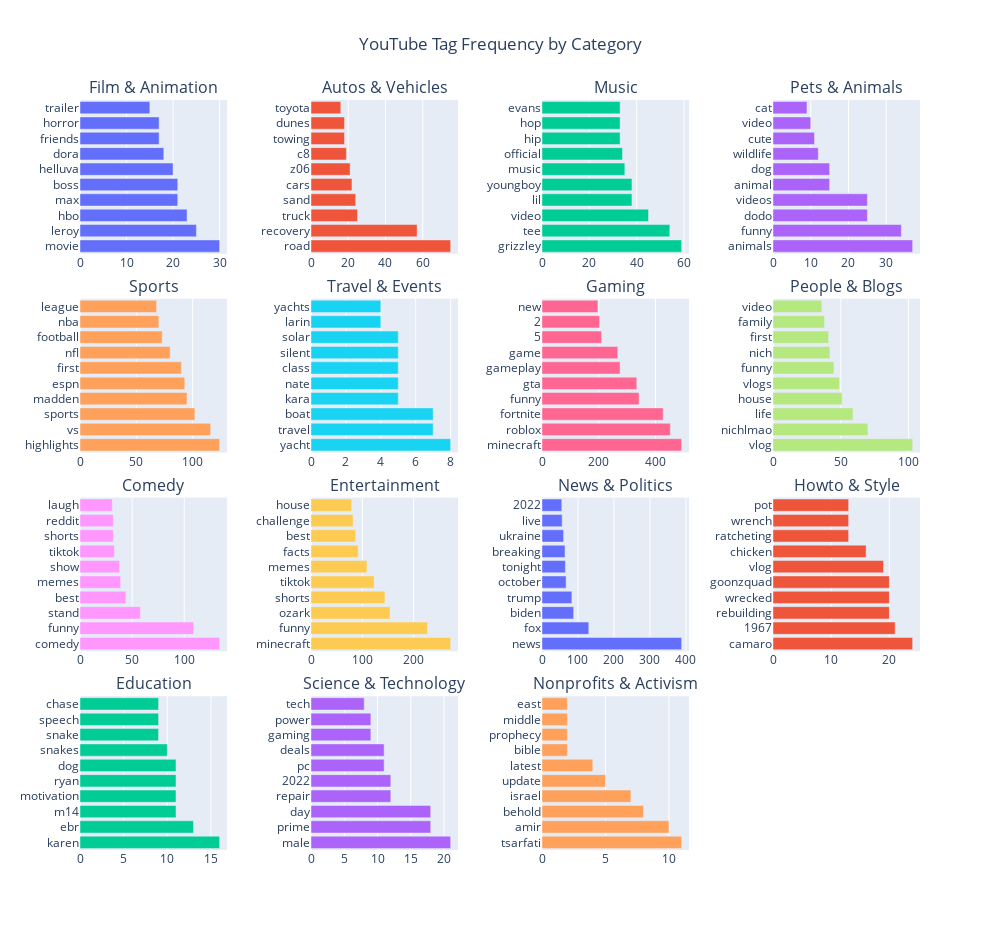

Notebook code for this chart:
### Markdown cell above
##### Visualize top counts

### Code cell
cat_count = cat_tags.shape[0]
rows, cols = math.ceil(cat_count / 4), 4

# Create subplots
fig = make_subplots(
    rows=rows, cols=cols,
    vertical_spacing=0.06, horizontal_spacing=0.1,
    subplot_titles=cat_tags.category
)

# Plot
cat_idx = 0
for i in range(rows):
    for j in range(cols):
        data = cat_tags[cat_tags.category == cat_tags.category[cat_idx]].top_counts.iloc[0]

        fig.append_trace(
            go.Bar(
                x=list(data.values()), y=list(data.keys()), orientation="h",
            ),
            row=i + 1, col=j + 1,
        )
        
        # Quit if all categories done
        cat_idx = cat_idx + 1
        if cat_idx >= cat_count:
            break
    
# Layout
fig.update_layout(
    title_text="YouTube Tag Frequency by Category",
    title_x=0.5,
    showlegend=False,
    autosize=False,
    width=1000,
    height=930,
)

fig.show()

### Figure 1 — Plotly figure (JSON) as saved in the notebook; plotly's stock layout.template omitted (floating-point values rounded to 4 significant figures)
{"data": [{"orientation": "h", "type": "bar", "x": [30, 25, 23, 21, 21, 20, 18, 17, 17, 15], "xaxis": "x", "y": ["movie", "leroy", "hbo", "max", "boss", "helluva", "dora", "friends", "horror", "trailer"], "yaxis": "y"}, {"orientation": "h", "type": "bar", "x": [75, 57, 25, 24, 22, 21, 19, 18, 18, 16], "xaxis": "x2", "y": ["road", "recovery", "truck", "sand", "cars", "z06", "c8", "towing", "dunes", "toyota"], "yaxis": "y2"}, {"orientation": "h", "type": "bar", "x": [59, 54, 45, 38, 38, 35, 34, 33, 33, 33], "xaxis": "x3", "y": ["grizzley", "tee", "video", "lil", "youngboy", "music", "official", "hip", "hop", "evans"], "yaxis": "y3"}, {"orientation": "h", "type": "bar", "x": [37, 34, 25, 25, 15, 15, 12, 11, 10, 9], "xaxis": "x4", "y": ["animals", "funny", "dodo", "videos", "animal", "dog", "wildlife", "cute", "video", "cat"], "yaxis": "y4"}, {"orientation": "h", "type": "bar", "x": [124, 116, 102, 95, 93, 90, 80, 73, 70, 68], "xaxis": "x5", "y": ["highlights", "vs", "sports", "madden", "espn", "first", "nfl", "football", "nba", "league"], "yaxis": "y5"}, {"orientation": "h", "type": "bar", "x": [8, 7, 7, 5, 5, 5, 5, 5, 4, 4], "xaxis": "x6", "y": ["yacht", "travel", "boat", "kara", "nate", "class", "silent", "solar", "larin", "yachts"], "yaxis": "y6"}, {"orientation": "h", "type": "bar", "x": [492, 452, 427, 342, 334, 275, 267, 210, 203, 197], "xaxis": "x7", "y": ["minecraft", "roblox", "fortnite", "funny", "gta", "gameplay", "game", "5", "2", "new"], "yaxis": "y7"}, {"orientation": "h", "type": "bar", "x": [103, 70, 59, 51, 49, 45, 42, 41, 38, 36], "xaxis": "x8", "y": ["vlog", "nichlmao", "life", "house", "vlogs", "funny", "nich", "first", "family", "video"], "yaxis": "y8"}, {"orientation": "h", "type": "bar", "x": [134, 109, 58, 44, 39, 38, 33, 32, 32, 31], "xaxis": "x9", "y": ["comedy", "funny", "stand", "best", "memes", "show", "tiktok", "shorts", "reddit", "laugh"], "yaxis": "y9"}, {"orientation": "h", "type": "bar", "x": [272, 227, 154, 144, 123, 109, 92, 87, 82, 79], "xaxis": "x10", "y": ["minecraft", "funny", "ozark", "shorts", "tiktok", "memes", "facts", "best", "challenge", "house"], "yaxis": "y10"}, {"orientation": "h", "type": "bar", "x": [388, 130, 88, 83, 67, 65, 64, 60, 56, 55], "xaxis": "x11", "y": ["news", "fox", "biden", "trump", "october", "tonight", "breaking", "ukraine", "live", "2022"], "yaxis": "y11"}, {"orientation": "h", "type": "bar", "x": [24, 21, 20, 20, 20, 19, 16, 13, 13, 13], "xaxis": "x12", "y": ["camaro", "1967", "rebuilding", "wrecked", "goonzquad", "vlog", "chicken", "ratcheting", "wrench", "pot"], "yaxis": "y12"}, {"orientation": "h", "type": "bar", "x": [16, 13, 11, 11, 11, 11, 10, 9, 9, 9], "xaxis": "x13", "y": ["karen", "ebr", "m14", "motivation", "ryan", "dog", "snakes", "snake", "speech", "chase"], "yaxis": "y13"}, {"orientation": "h", "type": "bar", "x": [21, 18, 18, 12, 12, 11, 11, 9, 9, 8], "xaxis": "x14", "y": ["male", "prime", "day", "repair", "2022", "pc", "deals", "gaming", "power", "tech"], "yaxis": "y14"}, {"orientation": "h", "type": "bar", "x": [11, 10, 8, 7, 5, 4, 2, 2, 2, 2], "xaxis": "x15", "y": ["tsarfati", "amir", "behold", "israel", "update", "latest", "bible", "prophecy", "middle", "east"], "yaxis": "y15"}], "layout": {"annotations": [{"font": {"size": 16}, "showarrow": false, "text": "Film & Animation", "x": 0.0875, "xanchor": "center", "xref": "paper", "y": 1, "yanchor": "bottom", "yref": "paper"}, {"font": {"size": 16}, "showarrow": false, "text": "Autos & Vehicles", "x": 0.3625, "xanchor": "center", "xref": "paper", "y": 1, "yanchor": "bottom", "yref": "paper"}, {"font": {"size": 16}, "showarrow": false, "text": "Music", "x": 0.6375, "xanchor": "center", "xref": "paper", "y": 1, "yanchor": "bottom", "yref": "paper"}, {"font": {"size": 16}, "showarrow": false, "text": "Pets & Animals", "x": 0.9125, "xanchor": "center", "xref": "paper", "y": 1, "yanchor": "bottom", "yref": "paper"}, {"font": {"size": 16}, "showarrow": false, "text": "Sports", "x": 0.0875, "xanchor": "center", "xref": "paper", "y": 0.735, "yanchor": "bottom", "yref": "paper"}, {"font": {"size": 16}, "showarrow": false, "text": "Travel & Events", "x": 0.3625, "xanchor": "center", "xref": "paper", "y": 0.735, "yanchor": "bottom", "yref": "paper"}, {"font": {"size": 16}, "showarrow": false, "text": "Gaming", "x": 0.6375, "xanchor": "center", "xref": "paper", "y": 0.735, "yanchor": "bottom", "yref": "paper"}, {"font": {"size": 16}, "showarrow": false, "text": "People & Blogs", "x": 0.9125, "xanchor": "center", "xref": "paper", "y": 0.735, "yanchor": "bottom", "yref": "paper"}, {"font": {"size": 16}, "showarrow": false, "text": "Comedy", "x": 0.0875, "xanchor": "center", "xref": "paper", "y": 0.47, "yanchor": "bottom", "yref": "paper"}, {"font": {"size": 16}, "showarrow": false, "text": "Entertainment", "x": 0.3625, "xanchor": "center", "xref": "paper", "y": 0.47, "yanchor": "bottom", "yref": "paper"}, {"font": {"size": 16}, "showarrow": false, "text": "News & Politics", "x": 0.6375, "xanchor": "center", "xref": "paper", "y": 0.47, "yanchor": "bottom", "yref": "paper"}, {"font": {"size": 16}, "showarrow": false, "text": "Howto & Style", "x": 0.9125, "xanchor": "center", "xref": "paper", "y": 0.47, "yanchor": "bottom", "yref": "paper"}, {"font": {"size": 16}, "showarrow": false, "text": "Education", "x": 0.0875, "xanchor": "center", "xref": "paper", "y": 0.205, "yanchor": "bottom", "yref": "paper"}, {"font": {"size": 16}, "showarrow": false, "text": "Science & Technology", "x": 0.3625, "xanchor": "center", "xref": "paper", "y": 0.205, "yanchor": "bottom", "yref": "paper"}, {"font": {"size": 16}, "showarrow": false, "text": "Nonprofits & Activism", "x": 0.6375, "xanchor": "center", "xref": "paper", "y": 0.205, "yanchor": "bottom", "yref": "paper"}], "autosize": false, "height": 930, "showlegend": false, "title": {"text": "YouTube Tag Frequency by Category", "x": 0.5}, "width": 1000, "xaxis": {"anchor": "y", "domain": [0, 0.175]}, "xaxis10": {"anchor": "y10", "domain": [0.275, 0.45]}, "xaxis11": {"anchor": "y11", "domain": [0.55, 0.725]}, "xaxis12": {"anchor": "y12", "domain": [0.825, 1]}, "xaxis13": {"anchor": "y13", "domain": [0, 0.175]}, "xaxis14": {"anchor": "y14", "domain": [0.275, 0.45]}, "xaxis15": {"anchor": "y15", "domain": [0.55, 0.725]}, "xaxis16": {"anchor": "y16", "domain": [0.825, 1]}, "xaxis2": {"anchor": "y2", "domain": [0.275, 0.45]}, "xaxis3": {"anchor": "y3", "domain": [0.55, 0.725]}, "xaxis4": {"anchor": "y4", "domain": [0.825, 1]}, "xaxis5": {"anchor": "y5", "domain": [0, 0.175]}, "xaxis6": {"anchor": "y6", "domain": [0.275, 0.45]}, "xaxis7": {"anchor": "y7", "domain": [0.55, 0.725]}, "xaxis8": {"anchor": "y8", "domain": [0.825, 1]}, "xaxis9": {"anchor": "y9", "domain": [0, 0.175]}, "yaxis": {"anchor": "x", "domain": [0.795, 1]}, "yaxis10": {"anchor": "x10", "domain": [0.265, 0.47]}, "yaxis11": {"anchor": "x11", "domain": [0.265, 0.47]}, "yaxis12": {"anchor": "x12", "domain": [0.265, 0.47]}, "yaxis13": {"anchor": "x13", "domain": [0, 0.205]}, "yaxis14": {"anchor": "x14", "domain": [0, 0.205]}, "yaxis15": {"anchor": "x15", "domain": [0, 0.205]}, "yaxis16": {"anchor": "x16", "domain": [0, 0.205]}, "yaxis2": {"anchor": "x2", "domain": [0.795, 1]}, "yaxis3": {"anchor": "x3", "domain": [0.795, 1]}, "yaxis4": {"anchor": "x4", "domain": [0.795, 1]}, "yaxis5": {"anchor": "x5", "domain": [0.53, 0.735]}, "yaxis6": {"anchor": "x6", "domain": [0.53, 0.735]}, "yaxis7": {"anchor": "x7", "domain": [0.53, 0.735]}, "yaxis8": {"anchor": "x8", "domain": [0.53, 0.735]}, "yaxis9": {"anchor": "x9", "domain": [0.265, 0.47]}}}
